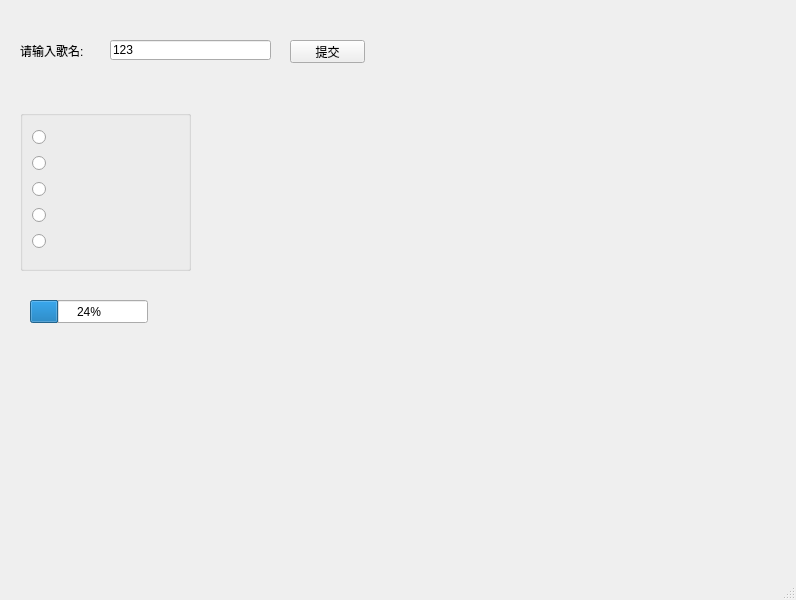
<?xml version="1.0" encoding="UTF-8"?>
<ui version="4.0">
 <class>MainWindow</class>
 <widget class="QMainWindow" name="MainWindow">
  <property name="geometry">
   <rect>
    <x>0</x>
    <y>0</y>
    <width>796</width>
    <height>600</height>
   </rect>
  </property>
  <property name="windowTitle">
   <string>音乐播放器</string>
  </property>
  <widget class="QWidget" name="centralwidget">
   <widget class="QLabel" name="prompt_label">
    <property name="geometry">
     <rect>
      <x>20</x>
      <y>30</y>
      <width>131</width>
      <height>41</height>
     </rect>
    </property>
    <property name="text">
     <string>请输入歌名:</string>
    </property>
   </widget>
   <widget class="QLineEdit" name="lineEdit">
    <property name="geometry">
     <rect>
      <x>110</x>
      <y>40</y>
      <width>161</width>
      <height>20</height>
     </rect>
    </property>
    <property name="text">
     <string>123</string>
    </property>
   </widget>
   <widget class="QProgressBar" name="progressBar">
    <property name="geometry">
     <rect>
      <x>30</x>
      <y>300</y>
      <width>118</width>
      <height>23</height>
     </rect>
    </property>
    <property name="value">
     <number>24</number>
    </property>
   </widget>
   <widget class="QGroupBox" name="name_list">
    <property name="geometry">
     <rect>
      <x>20</x>
      <y>110</y>
      <width>171</width>
      <height>161</height>
     </rect>
    </property>
    <property name="title">
     <string/>
    </property>
    <layout class="QVBoxLayout" name="verticalLayout">
     <item>
      <widget class="QRadioButton" name="name_1">
       <property name="text">
        <string/>
       </property>
      </widget>
     </item>
     <item>
      <widget class="QRadioButton" name="name_2">
       <property name="text">
        <string/>
       </property>
      </widget>
     </item>
     <item>
      <widget class="QRadioButton" name="name_3">
       <property name="text">
        <string/>
       </property>
      </widget>
     </item>
     <item>
      <widget class="QRadioButton" name="name_4">
       <property name="text">
        <string/>
       </property>
      </widget>
     </item>
     <item>
      <widget class="QRadioButton" name="name_5">
       <property name="text">
        <string/>
       </property>
      </widget>
     </item>
    </layout>
   </widget>
   <widget class="QLabel" name="user_info">
    <property name="geometry">
     <rect>
      <x>20</x>
      <y>80</y>
      <width>54</width>
      <height>12</height>
     </rect>
    </property>
    <property name="text">
     <string/>
    </property>
   </widget>
   <widget class="QPushButton" name="submitButton">
    <property name="geometry">
     <rect>
      <x>290</x>
      <y>40</y>
      <width>75</width>
      <height>23</height>
     </rect>
    </property>
    <property name="text">
     <string>提交</string>
    </property>
   </widget>
  </widget>
  <widget class="QMenuBar" name="menubar">
   <property name="geometry">
    <rect>
     <x>0</x>
     <y>0</y>
     <width>796</width>
     <height>22</height>
    </rect>
   </property>
  </widget>
  <widget class="QStatusBar" name="statusbar"/>
 </widget>
 <resources/>
 <connections/>
</ui>
